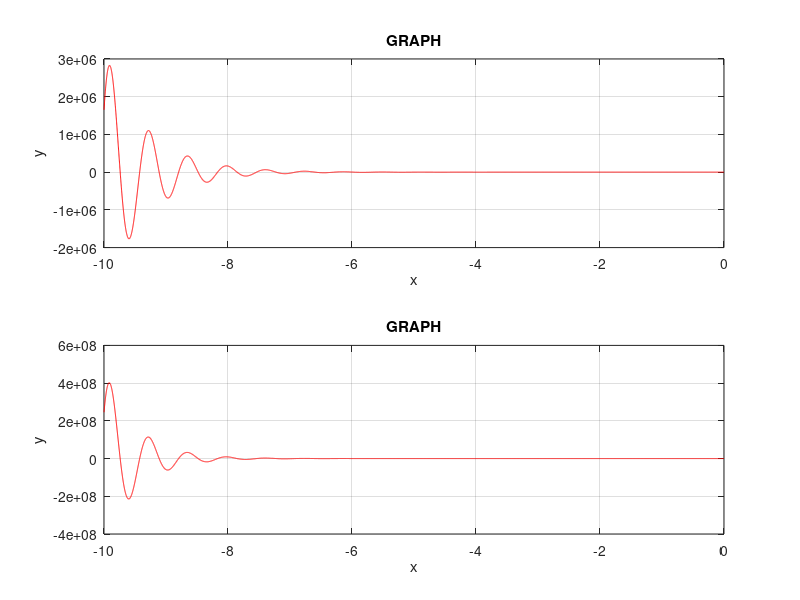

MATLAB code for this plot:
clear all
clc
x=[-10:.001:0]
y=exp(-1.5*x).*sin(10*x)
subplot(2,1,1)
plot(x,y,'r')
grid on
xlabel('x')
ylabel('y')
title('GRAPH')
z=exp(-2*x).*sin(10*x)
subplot(2,1,2)
plot(x,z,'r')
grid on
xlabel('x')
ylabel('y')
title('GRAPH')
